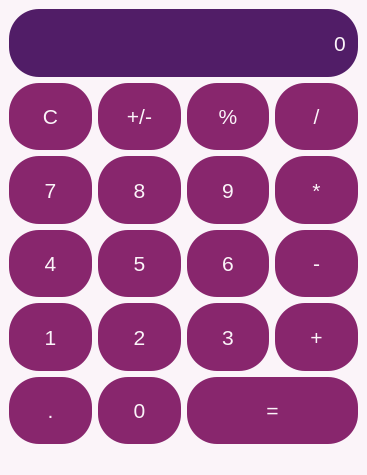
<?xml version="1.0" encoding="UTF-8"?>
<ui version="4.0">
 <class>MainWindow</class>
 <widget class="QMainWindow" name="MainWindow">
  <property name="geometry">
   <rect>
    <x>0</x>
    <y>0</y>
    <width>367</width>
    <height>475</height>
   </rect>
  </property>
  <property name="windowTitle">
   <string>MainWindow</string>
  </property>
  <property name="styleSheet">
   <string notr="true">background-color: rgb(251, 244, 249);</string>
  </property>
  <widget class="QWidget" name="centralwidget">
   <layout class="QGridLayout" name="gridLayout">
    <item row="4" column="1">
     <widget class="QPushButton" name="pushButton_2">
      <property name="sizePolicy">
       <sizepolicy hsizetype="Expanding" vsizetype="Expanding">
        <horstretch>0</horstretch>
        <verstretch>0</verstretch>
       </sizepolicy>
      </property>
      <property name="font">
       <font>
        <pointsize>16</pointsize>
       </font>
      </property>
      <property name="styleSheet">
       <string notr="true">QPushButton {
	border:none;
	color: rgb(251, 244, 249);
		background-color: rgb(136, 38, 109);
	border-radius:30px;
}
QPushButton:Hover {
	background-color: rgb(81, 29, 103);
}</string>
      </property>
      <property name="text">
       <string>2</string>
      </property>
     </widget>
    </item>
    <item row="2" column="3">
     <widget class="QPushButton" name="pushButton_multiply">
      <property name="sizePolicy">
       <sizepolicy hsizetype="Expanding" vsizetype="Expanding">
        <horstretch>0</horstretch>
        <verstretch>0</verstretch>
       </sizepolicy>
      </property>
      <property name="font">
       <font>
        <pointsize>16</pointsize>
       </font>
      </property>
      <property name="styleSheet">
       <string notr="true">QPushButton {
	border:none;
	color: rgb(251, 244, 249);
		background-color: rgb(136, 38, 109);
	border-radius:30px;
}
QPushButton:Hover {
	background-color: rgb(81, 29, 103);
}</string>
      </property>
      <property name="text">
       <string>*</string>
      </property>
     </widget>
    </item>
    <item row="5" column="2" colspan="2">
     <widget class="QPushButton" name="pushButton_equal">
      <property name="sizePolicy">
       <sizepolicy hsizetype="Expanding" vsizetype="Expanding">
        <horstretch>0</horstretch>
        <verstretch>0</verstretch>
       </sizepolicy>
      </property>
      <property name="font">
       <font>
        <pointsize>16</pointsize>
       </font>
      </property>
      <property name="styleSheet">
       <string notr="true">QPushButton {
	border:none;
	color: rgb(251, 244, 249);
		background-color: rgb(136, 38, 109);
	border-radius:30px;
}
QPushButton:Hover {
	background-color: rgb(81, 29, 103);
}</string>
      </property>
      <property name="text">
       <string>=</string>
      </property>
     </widget>
    </item>
    <item row="3" column="1">
     <widget class="QPushButton" name="pushButton_5">
      <property name="sizePolicy">
       <sizepolicy hsizetype="Expanding" vsizetype="Expanding">
        <horstretch>0</horstretch>
        <verstretch>0</verstretch>
       </sizepolicy>
      </property>
      <property name="font">
       <font>
        <pointsize>16</pointsize>
       </font>
      </property>
      <property name="styleSheet">
       <string notr="true">QPushButton {
	border:none;
	color: rgb(251, 244, 249);
		background-color: rgb(136, 38, 109);
	border-radius:30px;
}
QPushButton:Hover {
	background-color: rgb(81, 29, 103);
}</string>
      </property>
      <property name="text">
       <string>5</string>
      </property>
     </widget>
    </item>
    <item row="1" column="3">
     <widget class="QPushButton" name="pushButton_divide">
      <property name="sizePolicy">
       <sizepolicy hsizetype="Expanding" vsizetype="Expanding">
        <horstretch>0</horstretch>
        <verstretch>0</verstretch>
       </sizepolicy>
      </property>
      <property name="font">
       <font>
        <pointsize>16</pointsize>
       </font>
      </property>
      <property name="styleSheet">
       <string notr="true">QPushButton {
	border:none;
	color: rgb(251, 244, 249);
		background-color: rgb(136, 38, 109);
	border-radius:30px;
}
QPushButton:Hover {
	background-color: rgb(81, 29, 103);
}</string>
      </property>
      <property name="text">
       <string>/</string>
      </property>
     </widget>
    </item>
    <item row="2" column="1">
     <widget class="QPushButton" name="pushButton_8">
      <property name="sizePolicy">
       <sizepolicy hsizetype="Expanding" vsizetype="Expanding">
        <horstretch>0</horstretch>
        <verstretch>0</verstretch>
       </sizepolicy>
      </property>
      <property name="font">
       <font>
        <pointsize>16</pointsize>
       </font>
      </property>
      <property name="styleSheet">
       <string notr="true">QPushButton {
	border:none;
	color: rgb(251, 244, 249);
		background-color: rgb(136, 38, 109);
	border-radius:30px;
}
QPushButton:Hover {
	background-color: rgb(81, 29, 103);
}</string>
      </property>
      <property name="text">
       <string>8</string>
      </property>
     </widget>
    </item>
    <item row="5" column="0">
     <widget class="QPushButton" name="pushButton_dot">
      <property name="sizePolicy">
       <sizepolicy hsizetype="Expanding" vsizetype="Expanding">
        <horstretch>0</horstretch>
        <verstretch>0</verstretch>
       </sizepolicy>
      </property>
      <property name="font">
       <font>
        <pointsize>16</pointsize>
       </font>
      </property>
      <property name="styleSheet">
       <string notr="true">QPushButton {
	border:none;
	color: rgb(251, 244, 249);
		background-color: rgb(136, 38, 109);
	border-radius:30px;
}
QPushButton:Hover {
	background-color: rgb(81, 29, 103);
}</string>
      </property>
      <property name="text">
       <string>.</string>
      </property>
     </widget>
    </item>
    <item row="2" column="0">
     <widget class="QPushButton" name="pushButton_7">
      <property name="sizePolicy">
       <sizepolicy hsizetype="Expanding" vsizetype="Expanding">
        <horstretch>0</horstretch>
        <verstretch>0</verstretch>
       </sizepolicy>
      </property>
      <property name="font">
       <font>
        <pointsize>16</pointsize>
       </font>
      </property>
      <property name="styleSheet">
       <string notr="true">QPushButton {
	border:none;
	color: rgb(251, 244, 249);
		background-color: rgb(136, 38, 109);
	border-radius:30px;
}
QPushButton:Hover {
	background-color: rgb(81, 29, 103);
}</string>
      </property>
      <property name="text">
       <string>7</string>
      </property>
     </widget>
    </item>
    <item row="1" column="1">
     <widget class="QPushButton" name="pushButton_plus_minus">
      <property name="sizePolicy">
       <sizepolicy hsizetype="Expanding" vsizetype="Expanding">
        <horstretch>0</horstretch>
        <verstretch>0</verstretch>
       </sizepolicy>
      </property>
      <property name="font">
       <font>
        <pointsize>16</pointsize>
       </font>
      </property>
      <property name="styleSheet">
       <string notr="true">QPushButton {
	border:none;
	color: rgb(251, 244, 249);
		background-color: rgb(136, 38, 109);
	border-radius:30px;
}
QPushButton:Hover {
	background-color: rgb(81, 29, 103);
}</string>
      </property>
      <property name="text">
       <string>+/-</string>
      </property>
     </widget>
    </item>
    <item row="2" column="2">
     <widget class="QPushButton" name="pushButton_9">
      <property name="sizePolicy">
       <sizepolicy hsizetype="Expanding" vsizetype="Expanding">
        <horstretch>0</horstretch>
        <verstretch>0</verstretch>
       </sizepolicy>
      </property>
      <property name="font">
       <font>
        <pointsize>16</pointsize>
       </font>
      </property>
      <property name="styleSheet">
       <string notr="true">QPushButton {
	border:none;
	color: rgb(251, 244, 249);
		background-color: rgb(136, 38, 109);
	border-radius:30px;
}
QPushButton:Hover {
	background-color: rgb(81, 29, 103);
}</string>
      </property>
      <property name="text">
       <string>9</string>
      </property>
     </widget>
    </item>
    <item row="1" column="0">
     <widget class="QPushButton" name="pushButton_c">
      <property name="sizePolicy">
       <sizepolicy hsizetype="Expanding" vsizetype="Expanding">
        <horstretch>0</horstretch>
        <verstretch>0</verstretch>
       </sizepolicy>
      </property>
      <property name="font">
       <font>
        <pointsize>16</pointsize>
       </font>
      </property>
      <property name="styleSheet">
       <string notr="true">QPushButton {
	border:none;
	color: rgb(251, 244, 249);
		background-color: rgb(136, 38, 109);
	border-radius:30px;
}
QPushButton:Hover {
	background-color: rgb(81, 29, 103);
}</string>
      </property>
      <property name="text">
       <string>C</string>
      </property>
     </widget>
    </item>
    <item row="5" column="1">
     <widget class="QPushButton" name="pushButton_0">
      <property name="sizePolicy">
       <sizepolicy hsizetype="Expanding" vsizetype="Expanding">
        <horstretch>0</horstretch>
        <verstretch>0</verstretch>
       </sizepolicy>
      </property>
      <property name="font">
       <font>
        <pointsize>16</pointsize>
       </font>
      </property>
      <property name="styleSheet">
       <string notr="true">QPushButton {
	border:none;
	color: rgb(251, 244, 249);
		background-color: rgb(136, 38, 109);
	border-radius:30px;
}
QPushButton:Hover {
	background-color: rgb(81, 29, 103);
}</string>
      </property>
      <property name="text">
       <string>0</string>
      </property>
     </widget>
    </item>
    <item row="4" column="3">
     <widget class="QPushButton" name="pushButton_plus">
      <property name="sizePolicy">
       <sizepolicy hsizetype="Expanding" vsizetype="Expanding">
        <horstretch>0</horstretch>
        <verstretch>0</verstretch>
       </sizepolicy>
      </property>
      <property name="font">
       <font>
        <pointsize>16</pointsize>
       </font>
      </property>
      <property name="styleSheet">
       <string notr="true">QPushButton {
	border:none;
	color: rgb(251, 244, 249);
		background-color: rgb(136, 38, 109);
	border-radius:30px;
}
QPushButton:Hover {
	background-color: rgb(81, 29, 103);
}</string>
      </property>
      <property name="text">
       <string>+</string>
      </property>
     </widget>
    </item>
    <item row="1" column="2">
     <widget class="QPushButton" name="pushButton_percent">
      <property name="sizePolicy">
       <sizepolicy hsizetype="Expanding" vsizetype="Expanding">
        <horstretch>0</horstretch>
        <verstretch>0</verstretch>
       </sizepolicy>
      </property>
      <property name="font">
       <font>
        <pointsize>16</pointsize>
       </font>
      </property>
      <property name="styleSheet">
       <string notr="true">QPushButton {
	border:none;
	color: rgb(251, 244, 249);
		background-color: rgb(136, 38, 109);
	border-radius:30px;
}
QPushButton:Hover {
	background-color: rgb(81, 29, 103);
}</string>
      </property>
      <property name="text">
       <string>%</string>
      </property>
     </widget>
    </item>
    <item row="3" column="2">
     <widget class="QPushButton" name="pushButton_6">
      <property name="sizePolicy">
       <sizepolicy hsizetype="Expanding" vsizetype="Expanding">
        <horstretch>0</horstretch>
        <verstretch>0</verstretch>
       </sizepolicy>
      </property>
      <property name="font">
       <font>
        <pointsize>16</pointsize>
       </font>
      </property>
      <property name="styleSheet">
       <string notr="true">QPushButton {
	border:none;
	color: rgb(251, 244, 249);
		background-color: rgb(136, 38, 109);
	border-radius:30px;
}
QPushButton:Hover {
	background-color: rgb(81, 29, 103);
}</string>
      </property>
      <property name="text">
       <string>6</string>
      </property>
     </widget>
    </item>
    <item row="4" column="2">
     <widget class="QPushButton" name="pushButton_3">
      <property name="sizePolicy">
       <sizepolicy hsizetype="Expanding" vsizetype="Expanding">
        <horstretch>0</horstretch>
        <verstretch>0</verstretch>
       </sizepolicy>
      </property>
      <property name="font">
       <font>
        <pointsize>16</pointsize>
       </font>
      </property>
      <property name="styleSheet">
       <string notr="true">QPushButton {
	border:none;
	color: rgb(251, 244, 249);
		background-color: rgb(136, 38, 109);
	border-radius:30px;
}
QPushButton:Hover {
	background-color: rgb(81, 29, 103);
}</string>
      </property>
      <property name="text">
       <string>3</string>
      </property>
     </widget>
    </item>
    <item row="3" column="3">
     <widget class="QPushButton" name="pushButton_minus">
      <property name="sizePolicy">
       <sizepolicy hsizetype="Expanding" vsizetype="Expanding">
        <horstretch>0</horstretch>
        <verstretch>0</verstretch>
       </sizepolicy>
      </property>
      <property name="font">
       <font>
        <pointsize>16</pointsize>
       </font>
      </property>
      <property name="styleSheet">
       <string notr="true">QPushButton {
	border:none;
	color: rgb(251, 244, 249);
		background-color: rgb(136, 38, 109);
	border-radius:30px;
}
QPushButton:Hover {
	background-color: rgb(81, 29, 103);
}</string>
      </property>
      <property name="text">
       <string>-</string>
      </property>
     </widget>
    </item>
    <item row="4" column="0">
     <widget class="QPushButton" name="pushButton_1">
      <property name="sizePolicy">
       <sizepolicy hsizetype="Expanding" vsizetype="Expanding">
        <horstretch>0</horstretch>
        <verstretch>0</verstretch>
       </sizepolicy>
      </property>
      <property name="font">
       <font>
        <pointsize>16</pointsize>
       </font>
      </property>
      <property name="styleSheet">
       <string notr="true">QPushButton {
	border:none;
	color: rgb(251, 244, 249);
		background-color: rgb(136, 38, 109);
	border-radius:30px;
}
QPushButton:Hover {
	background-color: rgb(81, 29, 103);
}</string>
      </property>
      <property name="text">
       <string>1</string>
      </property>
     </widget>
    </item>
    <item row="3" column="0">
     <widget class="QPushButton" name="pushButton_4">
      <property name="sizePolicy">
       <sizepolicy hsizetype="Expanding" vsizetype="Expanding">
        <horstretch>0</horstretch>
        <verstretch>0</verstretch>
       </sizepolicy>
      </property>
      <property name="font">
       <font>
        <pointsize>16</pointsize>
       </font>
      </property>
      <property name="styleSheet">
       <string notr="true">QPushButton {
	border:none;
	color: rgb(251, 244, 249);
		background-color: rgb(136, 38, 109);
	border-radius:30px;
}
QPushButton:Hover {
	background-color: rgb(81, 29, 103);
}</string>
      </property>
      <property name="text">
       <string>4</string>
      </property>
     </widget>
    </item>
    <item row="0" column="0" colspan="4">
     <widget class="QLineEdit" name="result_show">
      <property name="sizePolicy">
       <sizepolicy hsizetype="Expanding" vsizetype="Expanding">
        <horstretch>0</horstretch>
        <verstretch>0</verstretch>
       </sizepolicy>
      </property>
      <property name="font">
       <font>
        <pointsize>16</pointsize>
       </font>
      </property>
      <property name="styleSheet">
       <string notr="true">background-color: rgb(81, 29, 103);
border-radius:30px;
padding:8px;
color: rgb(251, 244, 249);</string>
      </property>
      <property name="text">
       <string>0</string>
      </property>
      <property name="alignment">
       <set>Qt::AlignmentFlag::AlignRight|Qt::AlignmentFlag::AlignTrailing|Qt::AlignmentFlag::AlignVCenter</set>
      </property>
     </widget>
    </item>
   </layout>
  </widget>
  <widget class="QMenuBar" name="menubar">
   <property name="geometry">
    <rect>
     <x>0</x>
     <y>0</y>
     <width>367</width>
     <height>26</height>
    </rect>
   </property>
  </widget>
  <widget class="QStatusBar" name="statusbar"/>
 </widget>
 <resources/>
 <connections/>
</ui>
